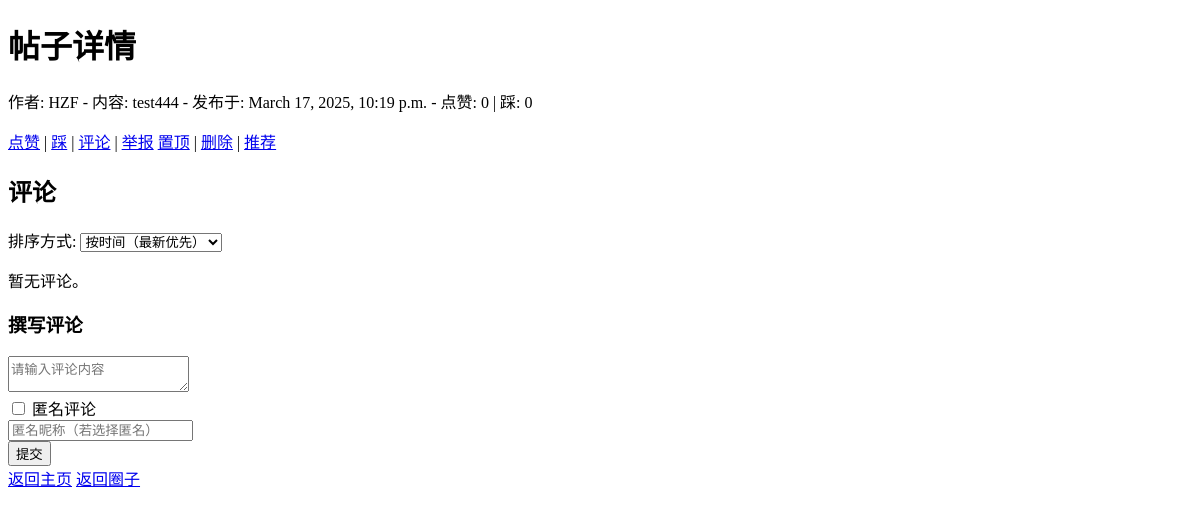
Before: /post/9/ (signed in) with the older database file.
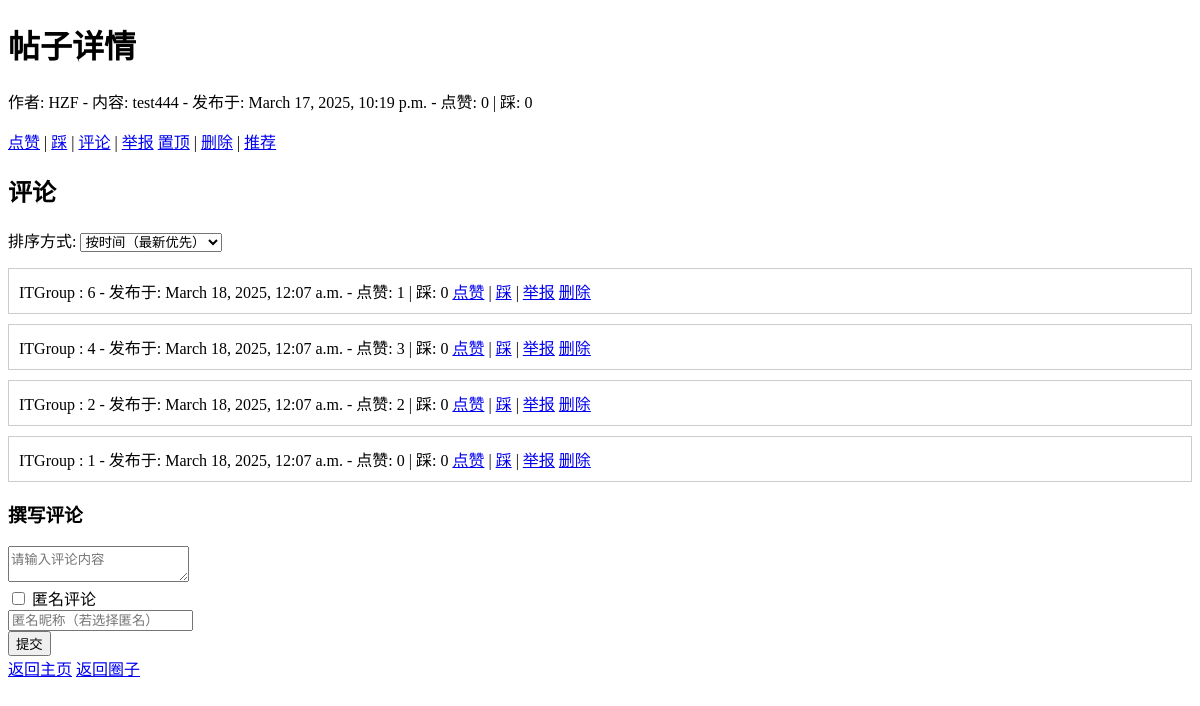
After: the same page with the newer database file.
### forum/models.py (models this page shows, shortened)
class Comment(models.Model):
    user = models.ForeignKey(GUser, on_delete=models.CASCADE)
    post = models.ForeignKey('Post', on_delete=models.CASCADE)
    content = models.TextField()
    created_at = models.DateTimeField(auto_now_add=True)
    is_anonymous = models.BooleanField(default=False)
    nickname = models.CharField(max_length=50, blank=True, null=True)
    likes = models.IntegerField(default=0)  # 新增评论点赞数
    dislikes = models.IntegerField(default=0)  # 新增评论踩数
    class Meta:
        ordering = ['-created_at']

class GUser(AbstractUser):
    email = models.EmailField(unique=True)  # 邮箱作为唯一标识
    anonymous_nicknames = models.JSONField(default=list, blank=True)  # 存储多个匿名昵称
    is_admin = models.BooleanField(default=False)  # 区分普通用户和管理员

### forum/views.py (the view)
# urls.py: path('post/<int:post_id>/', views.post_detail, name='post_detail'),
@login_required
def post_detail(request, post_id):
    post = get_object_or_404(Post, id=post_id)
    sort_by = request.GET.get('sort', 'created_at_desc')
    sort_options = {
        'created_at_desc': '-created_at',
        'created_at_asc': 'created_at',
        'likes_desc': '-likes',
        'likes_asc': 'likes',
    }
    sort_field = sort_options.get(sort_by, '-created_at')
    comments = Comment.objects.filter(post=post).order_by(sort_field)
    return render(request, 'forum/post_detail.html', {
        'post': post,
        'comments': comments,
        'sort_by': sort_by
    })

### forum/templates/forum/post_detail.html (shortened to what this page needs)
<!DOCTYPE html>
<html>
<head>
</head>
<body>
    <h1>帖子详情</h1>
    <p>
        作者:
        {% if post.is_anonymous %}
            {{ post.nickname|default:"Anonymous" }}
        {% else %}
            {{ post.user.username }}
        {% endif %}
        - 内容: {{ post.content }}
        - 发布于: {{ post.created_at }}
        - 点赞: {{ post.likes }} | 踩: {{ post.dislikes }}
    </p>
    {% if user.is_authenticated %}
        <a href="{% url 'like_post' post.id %}">点赞</a> |
        <a href="{% url 'dislike_post' post.id %}">踩</a> |
        <a href="{% url 'add_comment' post.id %}">评论</a> |
        <a href="{% url 'report_post' post.id %}">举报</a>
        {% if user.is_admin %}
            <a href="{% url 'pin_post' post.id %}">{% if post.is_pinned %}取消置顶{% else %}置顶{% endif %}</a> |
            <a href="{% url 'admin_post_delete' post.id %}">删除</a> |
            <a href="{% url 'recommend_post' post.id %}">{% if post.is_recommended %}取消推荐{% else %}推荐{% endif %}</a>
        {% endif %}
    {% endif %}
    <h2>评论</h2>
    <form class="sort-form" method="get">
        <label for="sort">排序方式:</label>
        <select name="sort" id="sort" onchange="this.form.submit()">
            <option value="created_at_desc" {% if sort_by == 'created_at_desc' %}selected{% endif %}>按时间（最新优先）</option>
        </select>
    </form>
    <ul class="comment-list">
        {% for comment in comments %}
            <li class="comment-item">
                {% if comment.is_anonymous %}
                    {{ comment.nickname|default:"Anonymous" }}
                {% else %}
                    {{ comment.user.username }}
                {% endif %}
                : {{ comment.content }}
                - 发布于: {{ comment.created_at }}
                - 点赞: {{ comment.likes }} | 踩: {{ comment.dislikes }}
                {% if user.is_authenticated %}
                    <a href="{% url 'like_comment' comment.id %}">点赞</a> |
                    <a href="{% url 'dislike_comment' comment.id %}">踩</a> |
                    <a href="{% url 'report_comment' comment.id %}">举报</a>
                    {% if user.is_admin %}
                        <a href="{% url 'admin_comment_delete' comment.id %}">删除</a>
                    {% endif %}
                {% endif %}
            </li>
        {% empty %}
            <li>暂无评论。</li>
        {% endfor %}
    </ul>
    {% if user.is_authenticated %}
        <h3>撰写评论</h3>
        <form method="post" action="{% url 'add_comment' post.id %}">
            <textarea name="content" required placeholder="请输入评论内容"></textarea><br>
            <label><input type="checkbox" name="is_anonymous"> 匿名评论</label><br>
            <input type="text" name="nickname" placeholder="匿名昵称（若选择匿名）" {% if not user.anonymous_nicknames %}disabled{% endif %}><br>
            <button type="submit">提交</button>
        </form>
    {% endif %}
    <a href="{% url 'home' %}">返回主页</a>
    {% if post.circle %}
        <a href="{% url 'circle_detail' post.circle.id %}">返回圈子</a>
    {% endif %}
</body>
</html>

Changed rows visible on the page:
added Comment: user.username "ITGroup", content "6", created_at "March 18, 2025, 12:07 a.m.", likes "1", dislikes "0"
added Comment: user.username "ITGroup", content "4", created_at "March 18, 2025, 12:07 a.m.", likes "3", dislikes "0"
added Comment: user.username "ITGroup", content "2", created_at "March 18, 2025, 12:07 a.m.", likes "2", dislikes "0"
added Comment: user.username "ITGroup", content "1", created_at "March 18, 2025, 12:07 a.m.", likes "0", dislikes "0"
Other visible differences:
text no longer shown: "暂无评论。"
